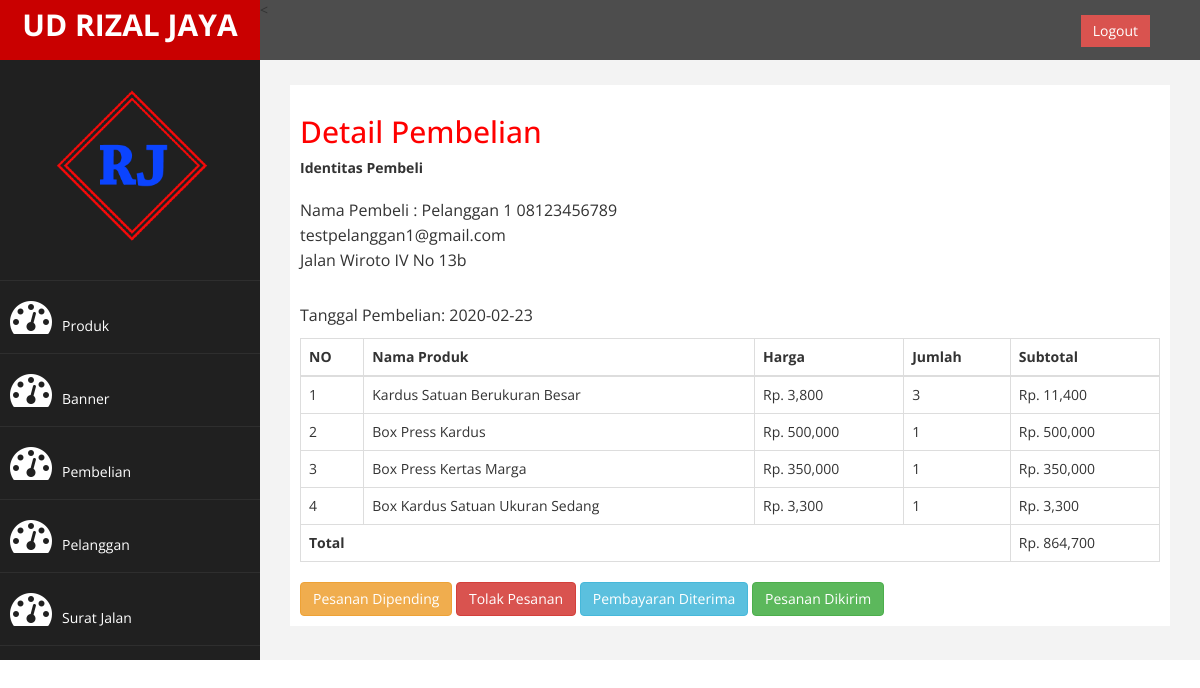
The page /admin/index.php?halaman=detail&id=68 (signed in) on the database its author committed.
### tables this page shows
CREATE TABLE `pembelian` (
  `id_pembelian` int(11) NOT NULL,
  `id_pelanggan` int(11) NOT NULL,
  `tanggal_pembelian` date NOT NULL,
  `total_pembelian` int(11) NOT NULL,
  `alamat_pembelian` text NOT NULL,
  `status_pembelian` text NOT NULL
);

CREATE TABLE `pelanggan` (
  `id_pelanggan` int(11) NOT NULL,
  `email_pelanggan` varchar(50) NOT NULL,
  `password_pelanggan` varchar(50) NOT NULL,
  `nama_pelanggan` varchar(100) NOT NULL,
  `telp_pelanggan` varchar(20) NOT NULL
);

CREATE TABLE `pembelian_produk` (
  `id_pembelian_produk` int(11) NOT NULL,
  `id_pembelian` int(11) NOT NULL,
  `id_produk` int(11) NOT NULL,
  `nama` varchar(100) NOT NULL,
  `harga` int(11) NOT NULL,
  `berat` int(11) NOT NULL,
  `subharga` int(11) NOT NULL,
  `jumlah` int(11) NOT NULL
);

CREATE TABLE `produk` (
  `id_produk` int(11) NOT NULL,
  `nama_produk` varchar(100) NOT NULL,
  `harga_produk` int(11) NOT NULL,
  `berat_produk` int(11) NOT NULL,
  `foto_produk` varchar(100) NOT NULL,
  `deskripsi_produk` text NOT NULL
);

### admin/halaman/detail.php (the view)
<h2>Detail Pembelian</h2>
<?php
$ambil = $koneksi->query("SELECT * FROM pembelian JOIN pelanggan ON pembelian.id_pelanggan=pelanggan.id_pelanggan WHERE pembelian.id_pembelian='$_GET[id]'");
$detail = $ambil->fetch_assoc();
?>
<strong>Identitas Pembeli</strong><br>
<p>
	Nama Pembeli : <?php echo $detail['nama_pelanggan']; ?>
	<?php echo $detail ['telp_pelanggan']; ?> <br>
	<?php echo $detail ['email_pelanggan']; ?> <br>
	<?php echo $detail ['alamat_pembelian']; ?> <br>
</p>
<p>
	Tanggal Pembelian: <?php echo $detail['tanggal_pembelian']; ?> <br>
</p>
<table class="table table-bordered">
	<thead>
		<tr>
			<th>NO</th>
			<th>Nama Produk</th>
			<th>Harga</th>
			<th>Jumlah</th>
			<th>Subtotal</th>
		</tr>
	</thead>
	<tbody>
		<?php $nomor=1; ?>
		<?php $totalbelanja = 0; ?>
		<?php $ambil=$koneksi->query("SELECT * FROM pembelian_produk JOIN produk ON pembelian_produk.id_produk=produk.id_produk WHERE pembelian_produk.id_pembelian='$_GET[id]'"); ?>
		<?php while($pecah=$ambil->fetch_assoc()){ ?>
		<?php $subharga = $pecah['harga_produk']*$pecah['jumlah'] ?>
		<tr>
			<td><?php echo $nomor; ?></td>
			<td><?php echo $pecah['nama_produk']; ?></td>
			<td>Rp. <?php echo number_format($pecah['harga_produk']); ?></td>
			<td><?php echo $pecah['jumlah']; ?></td>
			<td>Rp. <?php echo number_format($subharga); ?></td>
		</tr>
		<?php $nomor++; ?>
		<?php $totalbelanja+=$subharga; ?>
	<?php }?>
		<tr>
			<th colspan="4">Total</th>
			<td>Rp. <?php echo number_format($totalbelanja); ?></td>
		</tr>
	</tbody>
</table>
<div>
	<a href="index.php?halaman=pesanan_pending&id=<?php echo $_GET['id']; ?>" class="btn-warning btn">Pesanan Dipending</a>
	<a href="index.php?halaman=tolak_pesanan&id=<?php echo $_GET['id']; ?>" class="btn-danger btn">Tolak Pesanan</a>
	<a href="index.php?halaman=pembayaran_diterima&id=<?php echo $_GET['id']; ?>" class="btn-info btn">Pembayaran Diterima</a>
	<a href="index.php?halaman=pesanan_dikirim&id=<?php echo $_GET['id']; ?>" class="btn-success btn">Pesanan Dikirim</a>
</div>

### admin/assets/css/custom.css (style rules this page uses)
body { font-family: 'Open Sans', sans-serif; }
h2 { color: #f00; }
p { font-size:16px; line-height:25px; padding-top:20px; }

### rows shown on the page
pembelian: id_pelanggan.nama_pelanggan "Pelanggan 1", id_pelanggan.telp_pelanggan "08123456789", id_pelanggan.email_pelanggan "testpelanggan1@gmail.com", alamat_pembelian "Jalan Wiroto IV No 13b", tanggal_pembelian "2020-02-23"
pembelian_produk: id_produk.nama_produk "Kardus Satuan Berukuran Besar", id_produk.harga_produk "3,800", jumlah "3", subharga "11,400"
pembelian_produk: id_produk.nama_produk "Box Press Kardus", id_produk.harga_produk "500,000", jumlah "1", subharga "500,000"
pembelian_produk: id_produk.nama_produk "Box Press Kertas Marga", id_produk.harga_produk "350,000", jumlah "1", subharga "350,000"
pembelian_produk: id_produk.nama_produk "Box Kardus Satuan Ukuran Sedang", id_produk.harga_produk "3,300", jumlah "1", subharga "3,300"

### other values the page prints
$totalbelanja "864,700"
